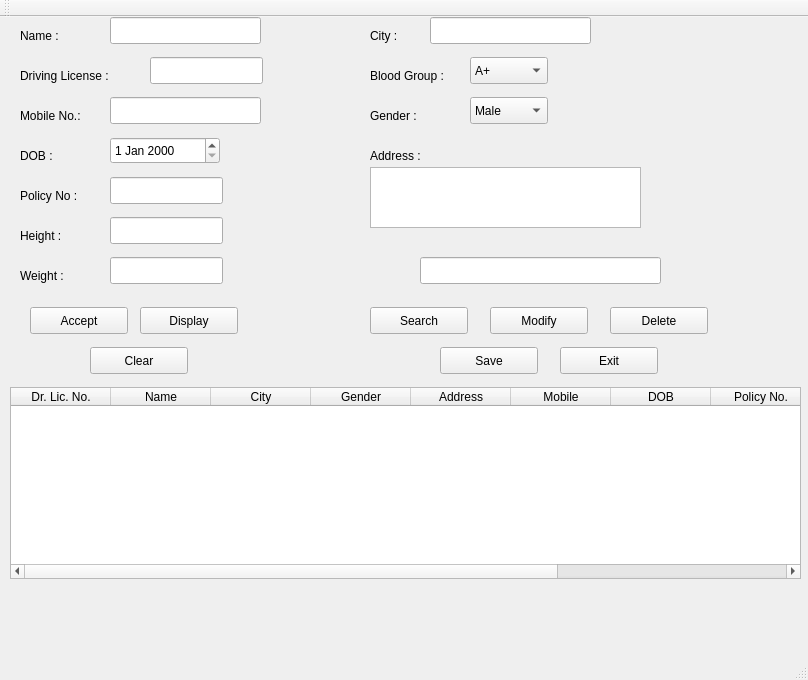
<?xml version="1.0" encoding="UTF-8"?>
<ui version="4.0">
 <class>MainWindow</class>
 <widget class="QMainWindow" name="MainWindow">
  <property name="geometry">
   <rect>
    <x>0</x>
    <y>0</y>
    <width>808</width>
    <height>680</height>
   </rect>
  </property>
  <property name="windowTitle">
   <string>MainWindow</string>
  </property>
  <widget class="QWidget" name="centralWidget">
   <widget class="QLabel" name="label">
    <property name="geometry">
     <rect>
      <x>20</x>
      <y>10</y>
      <width>66</width>
      <height>17</height>
     </rect>
    </property>
    <property name="text">
     <string>Name :</string>
    </property>
   </widget>
   <widget class="QLabel" name="label_2">
    <property name="geometry">
     <rect>
      <x>20</x>
      <y>50</y>
      <width>111</width>
      <height>17</height>
     </rect>
    </property>
    <property name="text">
     <string>Driving License :</string>
    </property>
   </widget>
   <widget class="QLabel" name="label_3">
    <property name="geometry">
     <rect>
      <x>370</x>
      <y>10</y>
      <width>66</width>
      <height>17</height>
     </rect>
    </property>
    <property name="text">
     <string>City :</string>
    </property>
   </widget>
   <widget class="QLabel" name="label_4">
    <property name="geometry">
     <rect>
      <x>370</x>
      <y>50</y>
      <width>101</width>
      <height>17</height>
     </rect>
    </property>
    <property name="text">
     <string>Blood Group :</string>
    </property>
   </widget>
   <widget class="QLabel" name="label_5">
    <property name="geometry">
     <rect>
      <x>20</x>
      <y>130</y>
      <width>66</width>
      <height>17</height>
     </rect>
    </property>
    <property name="text">
     <string>DOB :</string>
    </property>
   </widget>
   <widget class="QLabel" name="label_6">
    <property name="geometry">
     <rect>
      <x>20</x>
      <y>170</y>
      <width>71</width>
      <height>17</height>
     </rect>
    </property>
    <property name="text">
     <string>Policy No :</string>
    </property>
   </widget>
   <widget class="QDateEdit" name="dateEdit">
    <property name="geometry">
     <rect>
      <x>110</x>
      <y>120</y>
      <width>110</width>
      <height>27</height>
     </rect>
    </property>
   </widget>
   <widget class="QLineEdit" name="name">
    <property name="geometry">
     <rect>
      <x>110</x>
      <y>0</y>
      <width>151</width>
      <height>27</height>
     </rect>
    </property>
   </widget>
   <widget class="QLineEdit" name="city">
    <property name="geometry">
     <rect>
      <x>430</x>
      <y>0</y>
      <width>161</width>
      <height>27</height>
     </rect>
    </property>
   </widget>
   <widget class="QLineEdit" name="rno">
    <property name="geometry">
     <rect>
      <x>150</x>
      <y>40</y>
      <width>113</width>
      <height>27</height>
     </rect>
    </property>
   </widget>
   <widget class="QComboBox" name="comboBox">
    <property name="geometry">
     <rect>
      <x>470</x>
      <y>40</y>
      <width>78</width>
      <height>27</height>
     </rect>
    </property>
    <item>
     <property name="text">
      <string>A+</string>
     </property>
    </item>
    <item>
     <property name="text">
      <string>A-</string>
     </property>
    </item>
    <item>
     <property name="text">
      <string>B+</string>
     </property>
    </item>
    <item>
     <property name="text">
      <string>B-</string>
     </property>
    </item>
    <item>
     <property name="text">
      <string>AB+</string>
     </property>
    </item>
    <item>
     <property name="text">
      <string>AB-</string>
     </property>
    </item>
    <item>
     <property name="text">
      <string>O+</string>
     </property>
    </item>
    <item>
     <property name="text">
      <string>O-</string>
     </property>
    </item>
   </widget>
   <widget class="QLineEdit" name="policyno">
    <property name="geometry">
     <rect>
      <x>110</x>
      <y>160</y>
      <width>113</width>
      <height>27</height>
     </rect>
    </property>
   </widget>
   <widget class="QLabel" name="label_7">
    <property name="geometry">
     <rect>
      <x>20</x>
      <y>90</y>
      <width>81</width>
      <height>17</height>
     </rect>
    </property>
    <property name="text">
     <string>Mobile No.:</string>
    </property>
   </widget>
   <widget class="QLabel" name="label_8">
    <property name="geometry">
     <rect>
      <x>370</x>
      <y>130</y>
      <width>66</width>
      <height>17</height>
     </rect>
    </property>
    <property name="text">
     <string>Address :</string>
    </property>
   </widget>
   <widget class="QTextEdit" name="address">
    <property name="geometry">
     <rect>
      <x>370</x>
      <y>150</y>
      <width>271</width>
      <height>61</height>
     </rect>
    </property>
   </widget>
   <widget class="QLineEdit" name="mob">
    <property name="geometry">
     <rect>
      <x>110</x>
      <y>80</y>
      <width>151</width>
      <height>27</height>
     </rect>
    </property>
   </widget>
   <widget class="QPushButton" name="accept">
    <property name="geometry">
     <rect>
      <x>30</x>
      <y>290</y>
      <width>98</width>
      <height>27</height>
     </rect>
    </property>
    <property name="text">
     <string>Accept</string>
    </property>
   </widget>
   <widget class="QPushButton" name="display">
    <property name="geometry">
     <rect>
      <x>140</x>
      <y>290</y>
      <width>98</width>
      <height>27</height>
     </rect>
    </property>
    <property name="text">
     <string>Display</string>
    </property>
   </widget>
   <widget class="QLabel" name="label_9">
    <property name="geometry">
     <rect>
      <x>370</x>
      <y>90</y>
      <width>66</width>
      <height>17</height>
     </rect>
    </property>
    <property name="text">
     <string>Gender :</string>
    </property>
   </widget>
   <widget class="QComboBox" name="comboBox_2">
    <property name="geometry">
     <rect>
      <x>470</x>
      <y>80</y>
      <width>78</width>
      <height>27</height>
     </rect>
    </property>
    <item>
     <property name="text">
      <string>Male</string>
     </property>
    </item>
    <item>
     <property name="text">
      <string>Female</string>
     </property>
    </item>
   </widget>
   <widget class="QLabel" name="label_10">
    <property name="geometry">
     <rect>
      <x>20</x>
      <y>210</y>
      <width>66</width>
      <height>17</height>
     </rect>
    </property>
    <property name="text">
     <string>Height :</string>
    </property>
   </widget>
   <widget class="QLabel" name="label_11">
    <property name="geometry">
     <rect>
      <x>20</x>
      <y>250</y>
      <width>66</width>
      <height>17</height>
     </rect>
    </property>
    <property name="text">
     <string>Weight :</string>
    </property>
   </widget>
   <widget class="QLineEdit" name="height">
    <property name="geometry">
     <rect>
      <x>110</x>
      <y>200</y>
      <width>113</width>
      <height>27</height>
     </rect>
    </property>
   </widget>
   <widget class="QLineEdit" name="weight">
    <property name="geometry">
     <rect>
      <x>110</x>
      <y>240</y>
      <width>113</width>
      <height>27</height>
     </rect>
    </property>
   </widget>
   <widget class="QTableWidget" name="tableWidget">
    <property name="geometry">
     <rect>
      <x>10</x>
      <y>370</y>
      <width>791</width>
      <height>192</height>
     </rect>
    </property>
    <column>
     <property name="text">
      <string>Dr. Lic. No.</string>
     </property>
    </column>
    <column>
     <property name="text">
      <string>Name</string>
     </property>
    </column>
    <column>
     <property name="text">
      <string>City</string>
     </property>
    </column>
    <column>
     <property name="text">
      <string>Gender</string>
     </property>
    </column>
    <column>
     <property name="text">
      <string>Address</string>
     </property>
    </column>
    <column>
     <property name="text">
      <string>Mobile</string>
     </property>
    </column>
    <column>
     <property name="text">
      <string>DOB</string>
     </property>
    </column>
    <column>
     <property name="text">
      <string>Policy No.</string>
     </property>
    </column>
    <column>
     <property name="text">
      <string>Height</string>
     </property>
    </column>
    <column>
     <property name="text">
      <string>Weight</string>
     </property>
    </column>
   </widget>
   <widget class="QPushButton" name="search">
    <property name="geometry">
     <rect>
      <x>370</x>
      <y>290</y>
      <width>98</width>
      <height>27</height>
     </rect>
    </property>
    <property name="text">
     <string>Search</string>
    </property>
   </widget>
   <widget class="QLineEdit" name="searchno">
    <property name="geometry">
     <rect>
      <x>420</x>
      <y>240</y>
      <width>241</width>
      <height>27</height>
     </rect>
    </property>
   </widget>
   <widget class="QPushButton" name="modify">
    <property name="geometry">
     <rect>
      <x>490</x>
      <y>290</y>
      <width>98</width>
      <height>27</height>
     </rect>
    </property>
    <property name="text">
     <string>Modify</string>
    </property>
   </widget>
   <widget class="QPushButton" name="del">
    <property name="geometry">
     <rect>
      <x>610</x>
      <y>290</y>
      <width>98</width>
      <height>27</height>
     </rect>
    </property>
    <property name="text">
     <string>Delete</string>
    </property>
   </widget>
   <widget class="QPushButton" name="clear">
    <property name="geometry">
     <rect>
      <x>90</x>
      <y>330</y>
      <width>98</width>
      <height>27</height>
     </rect>
    </property>
    <property name="text">
     <string>Clear</string>
    </property>
   </widget>
   <widget class="QPushButton" name="save">
    <property name="geometry">
     <rect>
      <x>440</x>
      <y>330</y>
      <width>98</width>
      <height>27</height>
     </rect>
    </property>
    <property name="text">
     <string>Save</string>
    </property>
   </widget>
   <widget class="QPushButton" name="exit">
    <property name="geometry">
     <rect>
      <x>560</x>
      <y>330</y>
      <width>98</width>
      <height>27</height>
     </rect>
    </property>
    <property name="text">
     <string>Exit</string>
    </property>
   </widget>
  </widget>
  <widget class="QMenuBar" name="menuBar">
   <property name="geometry">
    <rect>
     <x>0</x>
     <y>0</y>
     <width>808</width>
     <height>25</height>
    </rect>
   </property>
  </widget>
  <widget class="QToolBar" name="mainToolBar">
   <attribute name="toolBarArea">
    <enum>TopToolBarArea</enum>
   </attribute>
   <attribute name="toolBarBreak">
    <bool>false</bool>
   </attribute>
  </widget>
  <widget class="QStatusBar" name="statusBar"/>
 </widget>
 <layoutdefault spacing="6" margin="11"/>
 <resources/>
 <connections/>
</ui>
